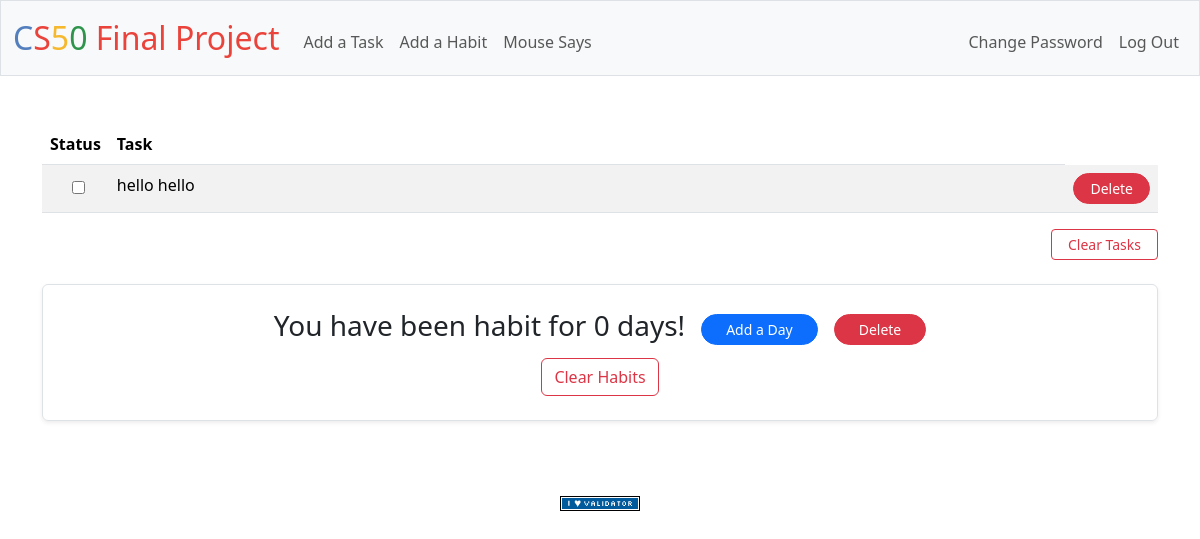
Page / (signed in) on the earlier database version.
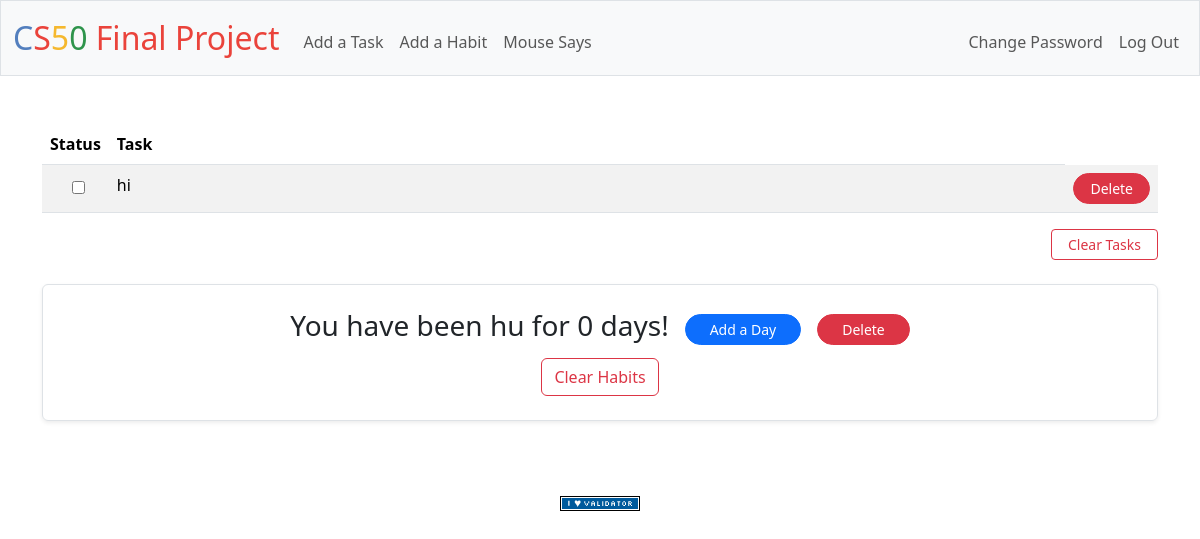
Same page on the later database version.
### tables this page shows
CREATE TABLE tasks (
id INTEGER NOT NULL,
user_id INTEGER,
task TEXT NOT NULL,
status TEXT NOT NULL,
PRIMARY KEY(id),
FOREIGN KEY(user_id) REFERENCES users(id)
);

CREATE TABLE habits (
id INTEGER NOT NULL,
user_id INTEGER,
habit TEXT NOT NULL,
days INTEGER NOT NULL,
PRIMARY KEY(id)
FOREIGN KEY(user_id) REFERENCES users(id)
);

### app.py (the view, shortened to what this page needs)
@app.route("/", methods=["GET", "POST"])
@login_required
def index():
    if request.method == "GET":
        task_rows = db.execute("SELECT * FROM tasks WHERE user_id = ? ORDER BY CASE status WHEN 'uncompleted' THEN 0 ELSE 1 END", session["user_id"])
        habit_rows = db.execute("SELECT * FROM habits WHERE user_id = ?", session["user_id"])
        return render_template("index.html", tasks=task_rows, habits=habit_rows)

### app.py (called while the page is built)
@app.after_request
def after_request(response):
    response.headers["Cache-Control"] = "no-cache, no-store, must-revalidate"
    response.headers["Expires"] = 0
    response.headers["Pragma"] = "no-cache"
    return response

### helpers.py (called while the page is built)
def login_required(f):
    @wraps(f)
    def decorated_function(*args, **kwargs):
        if session.get("user_id") is None:
            return redirect("/login")
        return f(*args, **kwargs)
    return decorated_function

### templates/index.html (shortened to what this page needs)
{% extends "layout.html" %}
{% block main %}
    {% if tasks or habits %}
        {% if tasks %}
            <table class="table table-striped">
                <thead>
                    <tr>
                        <th class="checkbox-col text-end">Status</th>
                        <th class="task-col text-start">Task</th>
                    </tr>
                </thead>
                <tbody>
                    {% for task in tasks %}
                    <tr>
                        <td class="checkbox-col text-end">
                            <form action="/" method="post">
                                <div class="checkbox-wrapper">
                                    <input type="checkbox" onchange="this.form.submit()" {% if task.status == 'completed' %}checked{% endif %}>
                                </div>
                            </form>
                        </td>
                        <td class="task-col text-start">
                            <span class="{% if task.status == 'completed' %}text-muted text-decoration-line-through{% endif %}">
                                {{ task.task }}
                            </span>
                        </td>
                        <td class="task-col text-middle">
                            <form action="/" method="post">
                                <button type="submit" class="btn btn-danger btn-sm px-3 rounded-pill" name="delete" value="{{ task.id }}">
                                    Delete
                                </button>
                            </form>
                        </td>
                    </tr>
            {% endfor %}
            </tbody>
        </table>
            <form action="/" method="post">
                <div class="text-end">
                    <button type="submit" class="btn btn-outline-danger btn-sm px-3" name="clear">Clear Tasks</button>
                </div>
            </form>
        {% endif %}
        {% if habits %}
            <div class="habit-section container py-4 my-4 border rounded shadow-sm text-center">
                {% for habit in habits %}
                    <div class="d-flex justify-content-center align-items-center gap-3 mb-2">
                        <p class="h3">You have been {{ habit.habit }} for {{ habit.days }} days!</p>
                        <form action="/habit" method="post">
                            <button type="submit" class="btn btn-primary btn-sm px-4 rounded-pill" name="increment" value = "{{ habit.id }}">Add a Day</button>
                        </form>
                        <form action="/habit" method="post">
                            <button type="submit" class="btn btn-danger btn-sm px-4 rounded-pill" name="delete" value = "{{ habit.id }}">Delete</button>
                        </form>
                    </div>
                {% endfor %}
                <form action="/habit" method="post">
                    <button type="submit" class="btn btn-outline-danger" name="clear">Clear Habits</button>
                </form>
            </div>
        {% endif %}
    {% else %}
        <p class="h3">Add a task or habit to get started!</p>
    {% endif %}
{% endblock %}

### templates/layout.html (shortened to what this page needs)
<!DOCTYPE html>
<html lang="en">
    <head>
        <link href="https://cdn.jsdelivr.net/npm/bootstrap@5.3.3/dist/css/bootstrap.min.css" rel="stylesheet">
        <link href="/static/styles.css" rel="stylesheet">
    </head>
    <body>
        <nav class="bg-light border navbar navbar-expand-md navbar-light">
            <div class="container-fluid">
                <a class="navbar-brand" href="/"><span class="blue">C</span><span class="red">S</span><span class="yellow">5</span><span class="green">0</span> <span class="red">Final Project</span></a>
                <div class="collapse navbar-collapse" id="navbar">
                    {% if session["user_id"] %}
                        <ul class="navbar-nav me-auto mt-2">
                            <li class="nav-item"><a class="nav-link" href="/todo">Add a Task</a></li>
                            <li class="nav-item"><a class="nav-link" href="/habit">Add a Habit</a></li>
                            <li class="nav-item"><a class="nav-link" href="/mousesay">Mouse Says</a></li>
                        </ul>
                        <ul class="navbar-nav ms-auto mt-2">
                            <li class="nav-item"><a class="nav-link" href="/change">Change Password</a></li>
                            <li class="nav-item"><a class="nav-link" href="/logout">Log Out</a></li>
                        </ul>
                    {% else %}
                        <ul class="navbar-nav ms-auto mt-2">
                            <li class="nav-item"><a class="nav-link" href="/register">Register</a></li>
                            <li class="nav-item"><a class="nav-link" href="/login">Log In</a></li>
                        </ul>
                    {% endif %}
                </div>
            </div>
        </nav>
        <main class="container py-5 text-center">
            {% block main %}{% endblock %}
        </main>
        <footer class="mb-5">
            <form action="https://validator.w3.org/check" class="text-center" enctype="multipart/form-data" method="post" target="_blank">
                <input alt="Validate" src="/static/I_heart_validator.png" type="image">
            </form>
        </footer>
    </body>
</html>

### static/styles.css (style rules this page uses)
nav .navbar-brand { font-size: xx-large; }
nav .navbar-brand .blue { color: #537fbe; }
nav .navbar-brand .red { color: #ea433b; }
nav .navbar-brand .yellow { color: #f5b82e; }
nav .navbar-brand .green { color: #2e944b; }
.checkbox-col { width: 5%; vertical-align: middle; }
.checkbox-wrapper { padding-right: 16px; }
.task-col { width: 95%; }

Differences in the rows shown:
changed tasks: task "hello hello" → "hi"
changed habits: habit "habit" → "hu"
